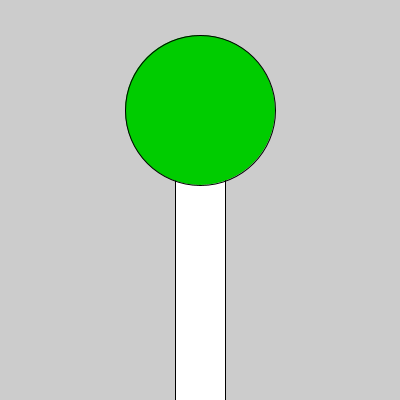
Frame 1 (no input)
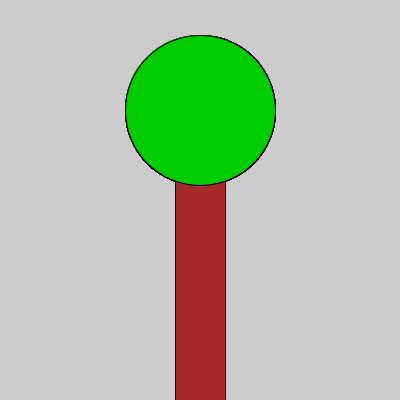
Frame 60 (the mouse pressed at the canvas centre just before this capture)
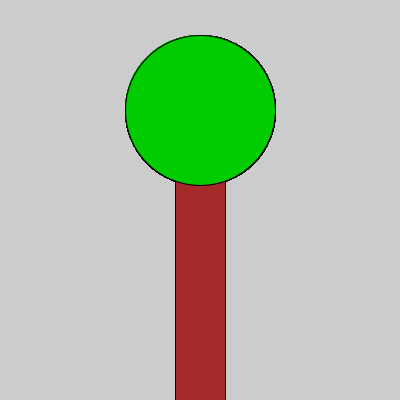
Frame 120 (the mouse held since frame 60 and released just before this capture)

The Processing sketch that drew these frames (run headless with seeded random() and noise(); from frame 60 on, the mouse is pressed at the canvas centre):

// Processing sketch: Opdracht_9_8
// ── Opdracht_9_8.pde
void setup(){
size(400,400);

}

void draw(){
//Boom
  rect(175,145,50,310);
  fill(0,204,0);
  ellipse(200, 110, 150, 150);
  fill(165,42,42);

}
